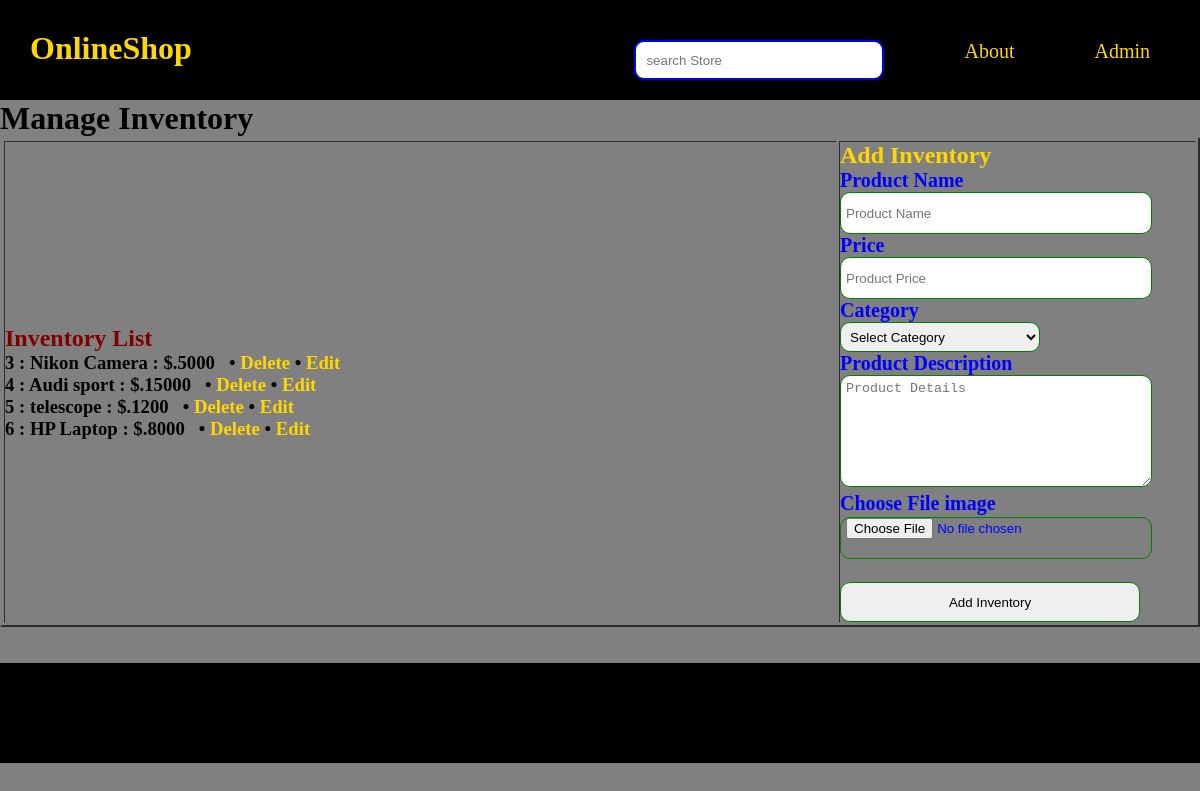
Screenshot of /admin_index.php (signed in) with the database file from the repository.
### tables this page shows
CREATE TABLE `products` (
  `id` int(255) NOT NULL,
  `product_name` varchar(255) NOT NULL,
  `price` int(255) NOT NULL,
  `category` varchar(255) NOT NULL,
  `details` varchar(255) NOT NULL
);

### admin_index.php (the view, shortened to what this page needs)
<?php
  include_once('database.php');
  ?>
 <?php
  $product_list = "";
  $sql = "SELECT * FROM products ";
  $result = mysqli_query($dbcon, $sql);
  $product_count = mysqli_num_rows($result);
  if ($product_count > 0) {
    while ($row = mysqli_fetch_array($result)) {
      $id = $row['id'];
      $product_name = $row['product_name'];
      $price = $row['price'];
      $product_list .= "<h3> $id : $product_name : $.$price &nbsp;
      &bull; <a href='admin_index.php?deleteID=$id'>Delete</a> &bull; <a href ='edit_inventory.php?editID=$id'>Edit</a></h3>";
  }
}else {
  $product_list = "<h3>You do not have any items</h3>";
}
?>
<!DOCTYPE html>
<html lang="en" dir="ltr">
  <head>
    <link rel="stylesheet" href="style.css">
  </head>
  <body>
    <div class="navbar">
      <h1 class="brand"><a href="index.php">OnlineShop</a></h1>
      <ul>
        <li>
            <input class="search" type="search" name="search" value="" placeholder="search Store">
        </li>
        <li><a href="#">About</a></li>
        <li><a href="admin_index.php">Admin</a></li>
      </ul>
    </div>
    <h1>Manage Inventory</h1>
    <table width="100%" border="2px solid black">
      <tr >
        <td width="70%">
          <div class="inventory_list">
              <h2>Inventory List</h2>
                <?php echo $product_list ?>
          </div>
        </td>
        <td width = "30%">
            <div class="Inventory_form">
                <h2><a href="#">Add Inventory</a></h2>
              <form class="add_inventory" action="admin_index.php" method="post" enctype="multipart/form-data">
                <label for="product_name">Product Name</label><br>
                <input type="text" name="product_name"  placeholder="Product Name" value="" required><br>
                <label for="Price">Price</label><br>
                <input type="text" name="price" placeholder="Product Price" value="" required><br>
                <label for="category">Category</label><br>
                <select class="" name="category">
                  <option value="">Select Category</option>
                </select><br>
                <label for="details">Product Description</label><br>
                <textarea name="details"  placeholder="Product Details"></textarea><br>
                <label for="image">Choose File image</label><br>
                <input type="file" name="image" value="">
                <p>&nbsp;</p>
                <input type="submit" name="add" value="Add Inventory">
              </form>
            </div>
      </td>
    </tr>
  </table>
    <p>&nbsp;</p>  <p>&nbsp;</p>
  <footer style="height: 100px; width: 100%; background-color: black">
  </footer>
  </body>
</html>

### style.css (style rules this page uses)
* { margin: 0; padding: 0; text-decoration: none; }
body { background-color: grey; padding: 0px 0px; }
.navbar { background-color: black; padding: 10px; height: 80px; }
.brand { float: left; margin: 20px; color: gold; }
ul { float:right; }
li { margin: 20px; float: left; list-style-type: none; padding: 10px 20px; font-size: 20px; }
.search { height: 40px; width: 250px; border: 2px solid blue; border-radius: 10px; padding: 10px; }
a { color: gold; }
.login_form , h2 { color: maroon; }
.add_inventory, label { font-size: 20px; font-weight: bold; color: blue; }
.add_inventory input { height: 40px; width: 300px; border-radius: 10px; border: 1px solid green; padding: 0px 5px; }
.add_inventory select { height: 30px; width: 200px; border-radius: 10px; border: 1px solid green; padding: 5px; }
.add_inventory textarea { height: 100px; width: 300px; border-radius: 10px; border: 1px solid green; padding: 5px; }

### rows the page displays
products: id "3", product_name "Nikon Camera", price "5000"
products: id "4", product_name "Audi sport", price "15000"
products: id "5", product_name "telescope", price "1200"
products: id "6", product_name "HP Laptop", price "8000"
